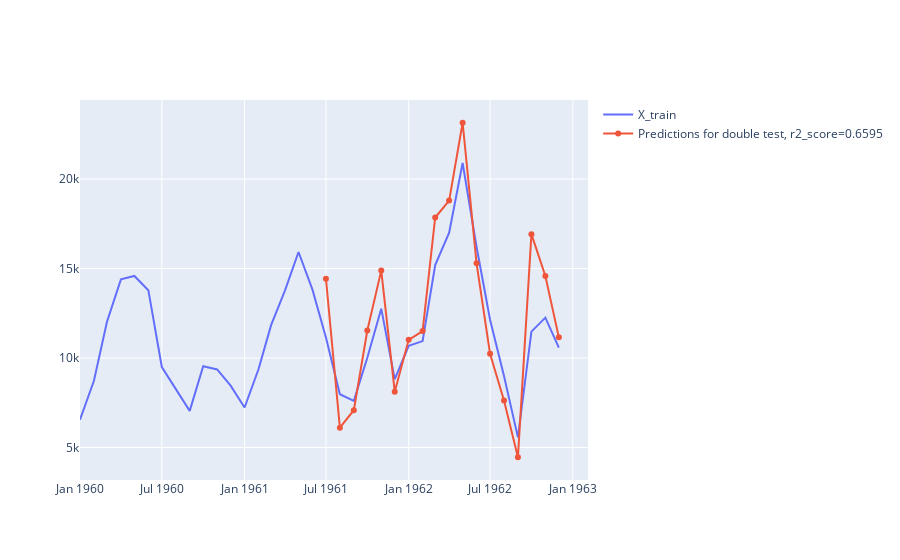
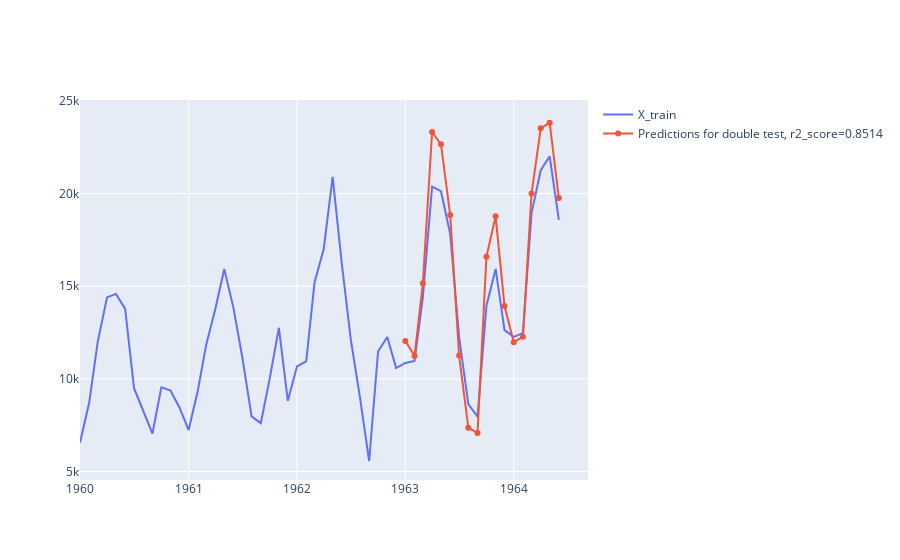
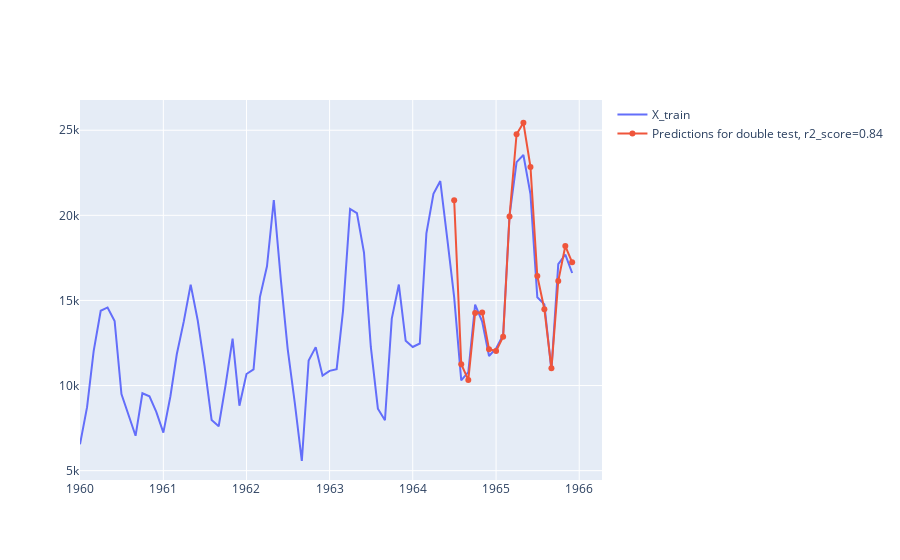
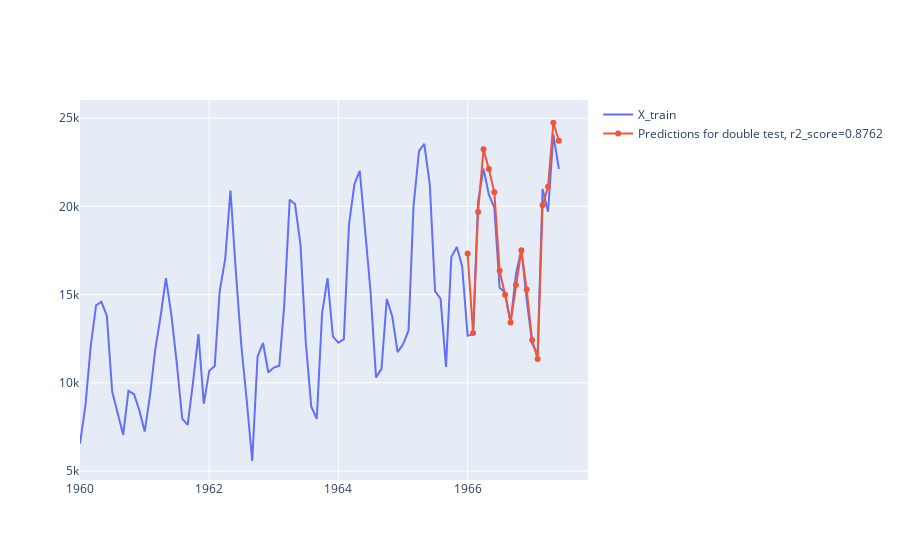

Notebook source saved alongside these figures, in order:
### Code cell
from sklearn.model_selection import TimeSeriesSplit
tscv = TimeSeriesSplit(n_splits=5)
r2_list2_double = list()


for train_index, test_index in tscv.split(s):

    X_train, X_test = s[train_index], s[test_index]
    preds_test_2 = list()
        
    for i in range(len(X_test)):
        
        mod = ExponentialSmoothing(X_train, trend='mul')
        preds_test_2.append(mod.fit(smoothing_level=0.8).forecast(2).values[0])
        X_train = pd.concat([X_train,X_test[i:i+2]])
    r2_list2_double.append(r2_score(X_test,preds_test_2))
    

    
    trace1 = Scatter(x=X_train.index,y=X_train.values, name='X_train')
    trace2 = Scatter(x=X_test.index,y=preds_test_2, name= f'Predictions for double test, r2_score={round(r2_score(X_test,preds_test_2),4)}')
   
    iplot(Figure(data=[trace1, trace2]))
